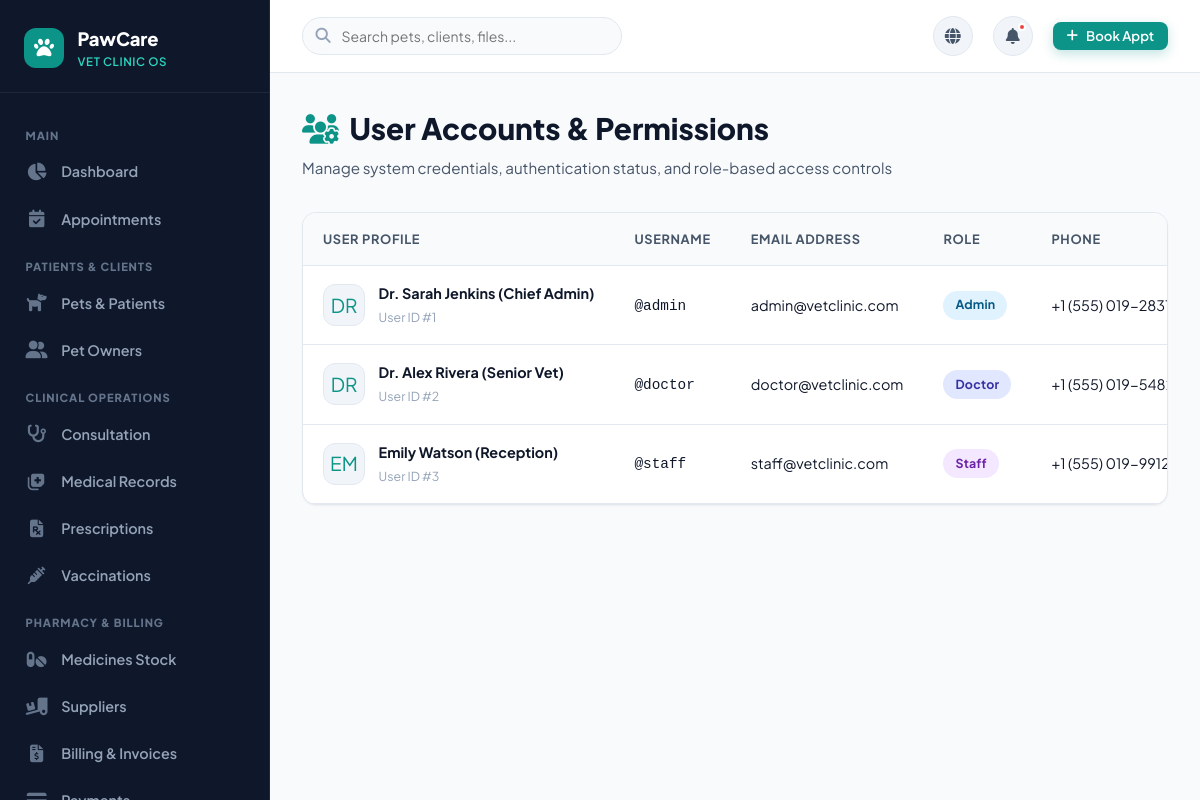
The app's page /users (signed in) with its own data.
### tables this page shows
CREATE TABLE users (
    id INTEGER PRIMARY KEY AUTOINCREMENT,
    username VARCHAR(80) UNIQUE NOT NULL,
    email VARCHAR(120) UNIQUE NOT NULL,
    password_hash VARCHAR(255) NOT NULL,
    full_name VARCHAR(120) NOT NULL,
    role VARCHAR(20) NOT NULL DEFAULT 'staff', -- 'admin', 'doctor', 'staff'
    phone VARCHAR(30),
    is_active INTEGER DEFAULT 1,
    created_at TIMESTAMP DEFAULT CURRENT_TIMESTAMP
);

### app.py (the view)
@app.route('/users')
@roles_required('admin')
def users():
    db = get_db()
    user_list = db.execute("SELECT * FROM users ORDER BY role ASC, full_name ASC").fetchall()
    return render_template('users.html', users=user_list)

### app.py (called while the page is built)
def get_db():
    if 'db' not in g:
        g.db = sqlite3.connect(
            app.config['DATABASE'],
            detect_types=sqlite3.PARSE_DECLTYPES
        )
        g.db.row_factory = sqlite3.Row
        g.db.execute("PRAGMA foreign_keys = ON;")
    return g.db

def init_db():
    db = get_db()
    cur = db.cursor()
    cur.execute("SELECT name FROM sqlite_master WHERE type='table' AND name='users';")
    if cur.fetchone() is None:
        if os.path.exists(app.config['SQL_SCHEMA']):
            with open(app.config['SQL_SCHEMA'], mode='r', encoding='utf-8') as f:
                db.cursor().executescript(f.read())
            db.commit()

@app.before_request
def setup_database_if_needed():
    init_db()

def roles_required(*roles):
    from functools import wraps
    def decorator(view):
        @wraps(view)
        def wrapped_view(**kwargs):
            if 'user_id' not in session:
                flash('Please log in first.', 'warning')
                return redirect(url_for('login'))
            if session.get('user_role') not in roles:
                flash('You do not have permission to access that resource.', 'danger')
                return redirect(url_for('dashboard_router'))
            return view(**kwargs)
        return wrapped_view
    return decorator

### templates/users.html (shortened to what this page needs)
{% extends "base.html" %}
{% block content %}
<div class="page-header">
  <div class="page-header-text">
    <h1><i class="fas fa-users-cog" style="color: var(--primary);"></i> User Accounts & Permissions</h1>
    <p>Manage system credentials, authentication status, and role-based access controls</p>
  </div>
</div>
<div class="table-wrapper">
  <div class="table-responsive">
    <table class="custom-table">
      <thead>
        <tr>
          <th>User Profile</th>
          <th>Username</th>
          <th>Email Address</th>
          <th>Role</th>
          <th>Phone</th>
        </tr>
      </thead>
      <tbody>
        {% for u in users %}
        <tr>
          <td>
            <div class="table-user-cell">
              <div class="table-avatar">{{ u.full_name[:2].upper() }}</div>
              <div class="table-user-info">
                <span class="name">{{ u.full_name }}</span>
                <span class="sub">User ID #{{ u.id }}</span>
              </div>
            </div>
          </td>
          <td><code>@{{ u.username }}</code></td>
          <td>{{ u.email }}</td>
          <td>
            <span class="badge badge-{{ u.role }}">{{ u.role.title() }}</span>
          </td>
          <td>{{ u.phone or '-' }}</td>
        </tr>
        {% endfor %}
      </tbody>
    </table>
  </div>
</div>
{% endblock %}

### static/css/style.css (style rules this page uses)
:root { --primary: #0d9488; --primary-hover: #0f766e; --primary-light: #ccfbf1; --primary-dark: #115e59; --secondary: #6366f1; --secondary-light: #e0e7ff; --accent: #f59e0b; --accent-light: #fef3c7; --success: #10b981; --success-light: #d1fae5; --danger: #ef4444; --danger-light: #fee2e2; --warning: #f59e0b; --info: #0284c7; --info-light: #e0f2fe; --bg-main: #f8fafc; --bg-card: #ffffff; --bg-sidebar: #0f172a; --bg-subtle: #f1f5f9; --text-primary: #0f172a; --text-secondary: #475569; --text-muted: #94a3b8; --text-light: #f8fafc; --border-color: #e2e8f0; --border-radius-sm: 8px; --border-radius-md: 14px; --border-radius-lg: 20px; --border-radius-full: 9999px; --shadow-sm: 0 1px 2px 0 rgba(0, 0, 0, 0.05); --shadow-md: 0 4px 6px -1px rgba(0, 0, 0, 0.07), 0 2px 4px -1px rgba(0, 0, 0, 0.04); --shadow-lg: 0 10px 15px -3px rgba(0, 0, 0, 0.08), 0 4px 6px -2px rgba(0, 0, 0, 0.04); --shadow-xl: 0 20px 25px -5px rgba(0, 0, 0, 0.1), 0 10px 10px -5px rgba(0, 0, 0, 0.04); --transition: all 0.25s cubic-bezier(0.4, 0, 0.2, 1); }
* { margin: 0; padding: 0; box-sizing: border-box; }
body { font-family: 'Plus Jakarta Sans', -apple-system, BlinkMacSystemFont, sans-serif; background-color: var(--bg-main); color: var(--text-primary); line-height: 1.6; overflow-x: hidden; }
.badge { display: inline-flex; align-items: center; gap: 0.35rem; font-size: 0.775rem; font-weight: 700; padding: 0.3rem 0.75rem; border-radius: var(--border-radius-full); text-transform: capitalize; letter-spacing: 0.02em; }
.badge-info, .badge-scheduled, .badge-admin { background: var(--info-light); color: #075985; }
.badge-secondary, .badge-doctor { background: var(--secondary-light); color: #3730a3; }
.badge-staff { background: #f3e8ff; color: #6b21a8; }

### static/css/dashboard.css (style rules this page uses)
.page-header { display: flex; align-items: center; justify-content: space-between; margin-bottom: 2rem; flex-wrap: wrap; gap: 1rem; }
.page-header-text h1 { font-size: 1.85rem; font-weight: 800; color: var(--text-primary); display: flex; align-items: center; gap: 0.65rem; }
.page-header-text p { color: var(--text-secondary); font-size: 0.95rem; margin-top: 0.2rem; }

### static/css/tables.css (style rules this page uses)
.table-wrapper { background: #ffffff; border-radius: var(--border-radius-md); border: 1px solid var(--border-color); box-shadow: var(--shadow-sm); overflow: hidden; margin-bottom: 2rem; }
.table-responsive { width: 100%; overflow-x: auto; -webkit-overflow-scrolling: touch; }
.custom-table { width: 100%; border-collapse: collapse; text-align: left; font-size: 0.9rem; }
.custom-table th { background-color: #f8fafc; color: var(--text-secondary); font-weight: 700; font-size: 0.8rem; text-transform: uppercase; letter-spacing: 0.05em; padding: 1rem 1.25rem; border-bottom: 1px solid var(--border-color); white-space: nowrap; }
.custom-table td { padding: 1rem 1.25rem; border-bottom: 1px solid var(--border-color); color: var(--text-primary); vertical-align: middle; white-space: nowrap; }
.custom-table tbody tr { transition: var(--transition); }
.table-user-cell { display: flex; align-items: center; gap: 0.85rem; }
.table-avatar { width: 42px; height: 42px; border-radius: 12px; object-fit: cover; background: var(--bg-subtle); border: 1px solid var(--border-color); display: flex; align-items: center; justify-content: center; color: var(--primary); font-size: 1.2rem; }
.table-user-info .name { font-weight: 700; color: var(--text-primary); display: block; }
.table-user-info .sub { font-size: 0.775rem; color: var(--text-muted); }

### records on screen
users: full_name "DR", full_name "Dr. Sarah Jenkins (Chief Admin)", id "1", username "admin", email "admin@vetclinic.com", role "Admin", phone "+1 (555)…"
users: full_name "DR", full_name "Dr. Alex Rivera (Senior Vet)", id "2", username "doctor", email "doctor@vetclinic.com", role "Doctor", phone "+1 (555)…"
users: full_name "EM", full_name "Emily Watson (Reception)", id "3", username "staff", email "staff@vetclinic.com", role "Staff", phone "+1 (555)…"
